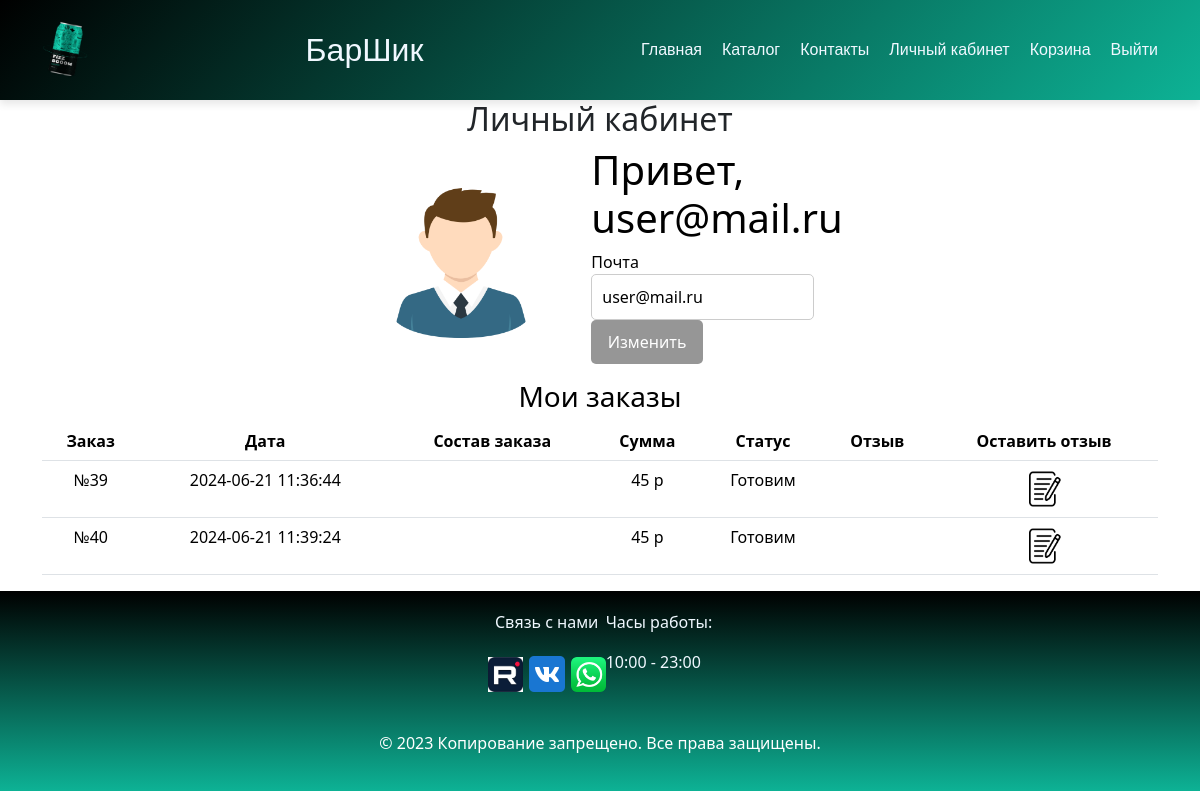
Screenshot of /personal-cab.php (signed in) with the database file from the repository.
### tables this page shows
CREATE TABLE `Users` (
  `User_id` int NOT NULL,
  `Email` varchar(50) NOT NULL,
  `Password_hash` varchar(50) NOT NULL,
  `Bonus_points` decimal(10,0) NOT NULL,
  `role` varchar(10) NOT NULL
);

CREATE TABLE `Orders` (
  `Id_order` int NOT NULL,
  `User_id` int NOT NULL,
  `Date_of_order` datetime NOT NULL,
  `status` enum('0','1','2') NOT NULL DEFAULT '0',
  `Total_price` decimal(25,0) NOT NULL,
  `Used_bonuses` decimal(10,0) DEFAULT NULL,
  `Accrued_bonuses` decimal(10,0) DEFAULT NULL,
  `comment` varchar(255) DEFAULT NULL
);

### personal-cab.php (the view, shortened to what this page needs)
<?php
include "header.php";
include "connect.php";
$id = $_SESSION['User_id'];
$queryUserInfo = mysqli_fetch_all(mysqli_query($con, "SELECT * from `Users` where User_id = $id"));
$orderInfo = mysqli_query($con, "select * from `Orders` where User_id = $id");
$status = ["Готовим", "Доставка", "Выполнено"];
?>
<!DOCTYPE html>
<html lang="en">
<head>
    <link rel="stylesheet" href="css/style-header.css">
    <link rel="stylesheet" href="css/style-personal.css">
    <link href="https://cdn.jsdelivr.net/npm/bootstrap@5.3.2/dist/css/bootstrap.min.css" rel="stylesheet"
>
</head>
<body>
    <main>
        <div class="container" style="display: block;">
            <h2 class="text-personal-account">Личный кабинет</h2>
            <div class="blok-main">
                <div>
                    <img src="images\free-icon-boy-4537069.png" class="img-user" alt="">
                </div>
                <form action="personal-cab_db.php" method="post" class="form-user-info">
                    <?php foreach ($queryUserInfo as $item): ?>
                        <h1>Привет, <?= $item[1] ?> </h1>
                        <div>
                            <label for="">Почта</label>
                            <input type="text" name="email" placeholder="email" value="<?= $item[1] ?>">
                        </div>
                        <button name="edit" class="edit">Изменить </button>
                    <?php endforeach; ?>
                </form>
            </div>
            <div class="history-zacaz">
                <div class="order-history">
                    <h3 class="order">Мои заказы</h3>
                    <table class="table">
                        <thead>
                            <tr>
                                <th>Заказ</th>
                                <th>Дата</th>
                                <th>Состав заказа</th>
                                <th>Сумма</th>
                                <th>Статус</th>
                                <th>Отзыв</th>
                                <th>Оставить отзыв</th>
                            </tr>
                        </thead>
                        <tbody>
                            <?php while ($value = mysqli_fetch_assoc($orderInfo)): ?>
                                <tr>
                                    <td>№<?= $value['Id_order'] ?></td>
                                    <td><?= $value['Date_of_order'] ?></td>
                                    <td>
                                    </td>
                                    <td><?= $value['Total_price'] ?> р</td>
                                    <td><?= $status[$value['status']] ?></td>
                                    <td><?= $value['comment'] ?></td>
                                    <td>
                                        <?php if ($value['status'] == 0): ?>
                                            <a href="" data-bs-toggle="modal"
                                                data-bs-target="#feedback<?= $value['Id_order'] ?>"><img src="images\writing.png"
                                                    alt="" class="img-writing"></a>
                                        <?php else: ?>
                                            Заказ выполнен
                                        <?php endif; ?>
                                    </td>
                                </tr>
                            <?php endwhile; ?>
                        </tbody>
                    </table>
                </div>
            </div>
        </div>
    </main>
    <footer id="footer">
        <div class="container">
            <div class="connection">
                <div class="connect">
                    <p>Связь с нами</p>
                    <div class="images-connection">
                        <img src="images\logorutub.png" alt="" class="icon-whatsapp">
                        <img src="images\icons8-vk-com-48.png" alt="" srcset="">
                        <img src="images\iconfinder-social-media-applications-23whatsapp-4102606_113811.png"
                            class="icon-whatsapp">
                    </div>
                </div>
                <div class="clock-work">
                    <p>Часы работы:</p>
                    <p>10:00 - 23:00</p>
                </div>
            </div>
            <p class="copirater">© 2023 Копирование запрещено. Все права защищены.</p>
        </div>
    </footer>
</body>
</html>

### css/style-header.css (style rules this page uses)
.container { width: 90%; display: flex; justify-content: space-between; align-items: center; flex-direction: column; }
* { transition: all 0.3s ease; }

### css/style-personal.css (style rules this page uses)
.img-user { width: 150px; height: 150px; }
main { width: 100%; display: flex; align-items: center; }
.form-user-info { display: flex; flex-direction: column; width: 20%; justify-content: space-evenly; }
.blok-main { width: 100%; display: flex; align-items: center; justify-content: center; gap: 5%; }
.text-personal-account { text-align: center; }
.edit { width: 50%; padding: 10px; background-color: #969696; color: white; border: none; border-radius: 5px; cursor: pointer; }
input { width: 100%; padding: 10px; margin-bottom: 15px; border: 1px solid #ccc; border-radius: 5px; }
table { width: 100%; border-collapse: collapse; text-align: center; }
th, td { border: 1px solid #ccc; padding: 8px; text-align: center; }
th { background-color: #f9f9f9; }
tr:nth-child(even) { background-color: #f5f5f5; }
.order { text-align: center; }
.img-writing { height: 5vh; width: 5vh; }
footer { align-items: center; width: 100%; height: 200px; display: flex; background: linear-gradient(rgb(0, 0, 0), #0DB295); }
.connection { color: aliceblue; display: flex; justify-content: space-around; }
.images-connection { display: flex; align-items: center; }
.icon-whatsapp { width: 35px; height: 35px; }
.copirater { text-align: center; color: rgb(255, 255, 255); }
.clock-work { display: flex; flex-direction: column; }
.connect { display: flex; flex-direction: column; align-items: center; }

### rows the page displays
users: Email "user@mail.ru", email "user@mail.ru"
orders: Id_order "39", Date_of_order "2024-06-21 11:36:44", Total_price "45", status "Готовим"
orders: Id_order "40", Date_of_order "2024-06-21 11:39:24", Total_price "45", status "Готовим"
